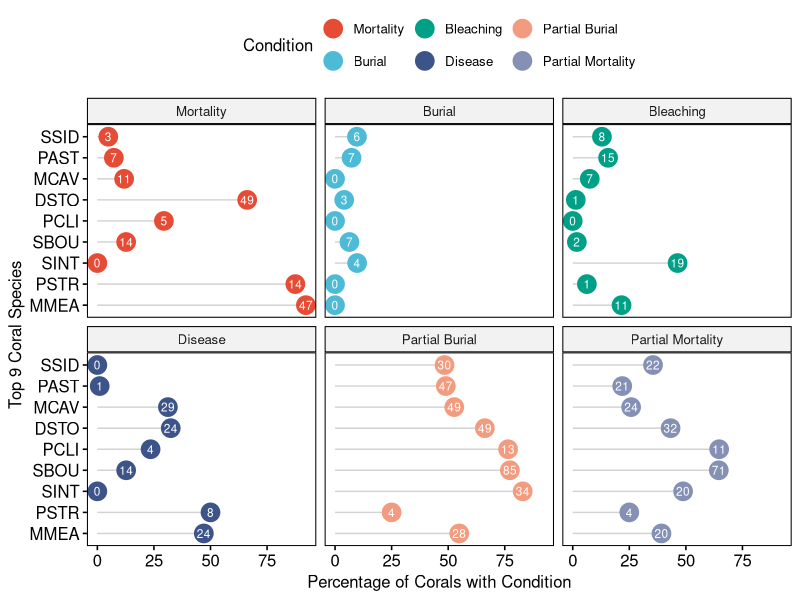
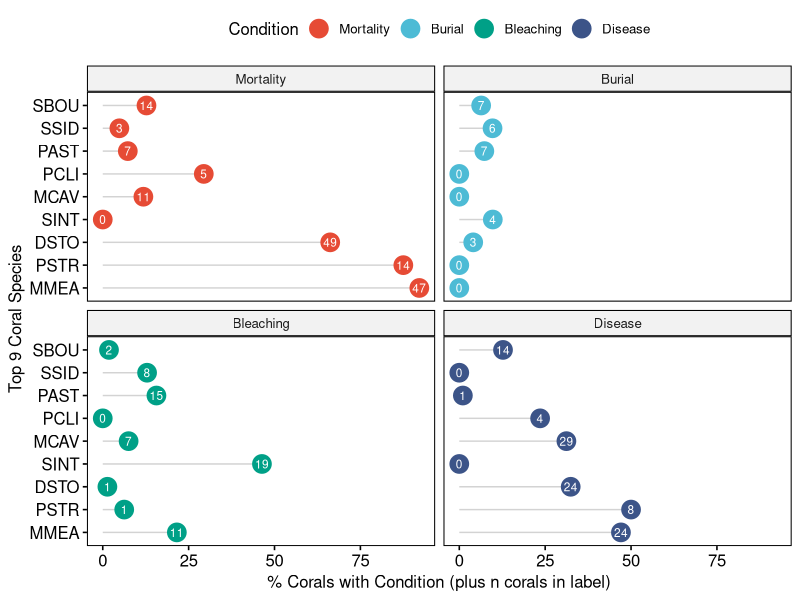
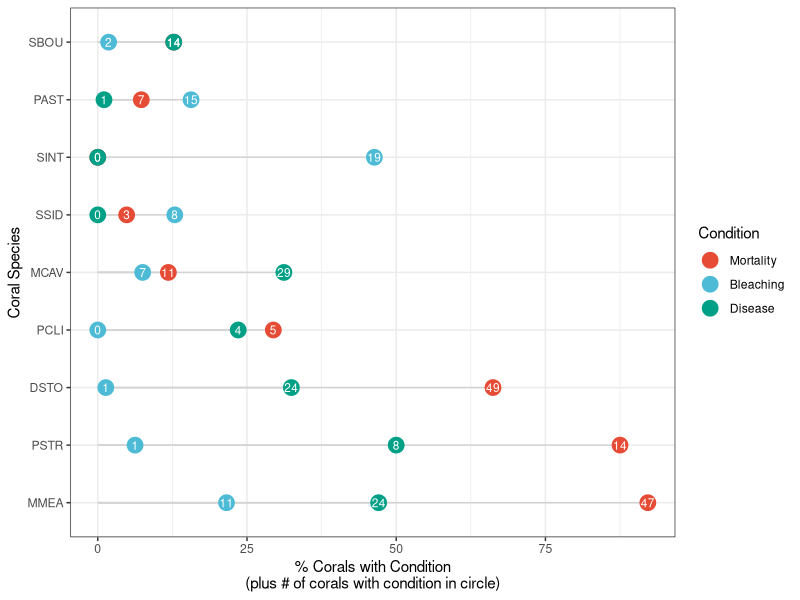
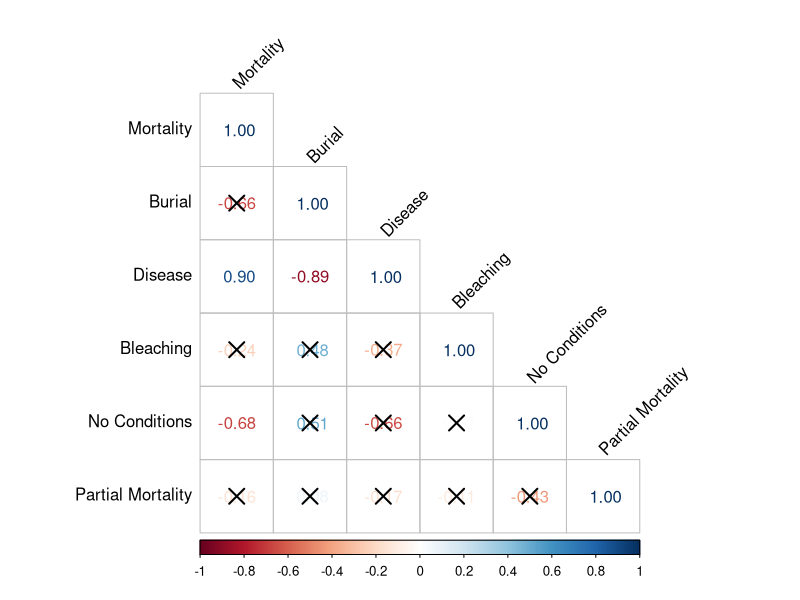

Generate these figures, in order, with R: (Note: this script raises an error after producing the figures.)
## ---- chunk 1
rm(list = ls())
knitr::opts_chunk$set(echo = TRUE, error = FALSE)
## ---- chunk 2
#Load Packages
library(knitr)
library(survival)
library(coda)
library(survminer)
library(dplyr)
library(ggplot2)
library(car)
library(tidyverse)
library(kableExtra)
library(ggpubr)
library(ggrepel)
library(patchwork)
library("ggsci")
library("gridExtra")
library(rstatix)
theme_bw()
## ---- chunk 3
#Load Data
df=read.csv("9sp_corr.csv") #time by months; excludes missing corals
df %>% mutate_if(is.character, factor) 
df$Species <- factor(df$Species, levels = c("MMEA", "DSTR", "DSTO", "DCLI", "MCAV", "SSID", "SINT", "PAST", "SBOU"))

#Recode Factors
df$Condition<-recode_factor(df$Condition, "Normal"="No Conditions")
df$Condition<-recode_factor(df$Condition, "Buried"="Burial")
df$Species<-recode_factor(df$Species, "DCLI"="PCLI")
df$Species<-recode_factor(df$Species, "DSTR"="PSTR")

df$Condition <- factor(df$Condition, levels = c("Mortality", "Burial", "Bleaching", "Disease", "Partial Burial", "Partial Mortality", "No Conditions"))
## ---- chunk 4
df %>% filter(Condition %in% c("Bleaching","Disease","Burial", "Partial Burial","Partial Mortality","Mortality")) %>%
  mutate(prop = Value/Total.Individuals*100) %>%
  ggdotchart(x="Species", y = "prop",
             color = "Condition",
             rotate = TRUE,
             add = "segments",
             dot.size = 6,
             label = "Value",
             repel = FALSE,
             xlab = "Top 9 Coral Species",
             ylab = "Percentage of Corals with Condition",
             font.label = list(color = "white", size = 9, vjust = 0.5),
             facet.by = "Condition",
             palette = get_palette("npg", 6)
             )
## ---- chunk 5
Figure_7=df %>% filter(Condition %in% c("Bleaching","Disease","Burial","Mortality")) %>%
  mutate(prop = Value/Total.Individuals*100) %>%
  ggdotchart(x="Species", y = "prop",
             color = "Condition",
             rotate = TRUE,
             add = "segments",
             dot.size = 6,
             label = "Value",
             repel = FALSE,
             xlab = "Top 9 Coral Species",
             ylab = "% Corals with Condition (plus n corals in label)",
             font.label = list(color = "white", size = 9, vjust = 0.5),
             facet.by = "Condition",
             palette = get_palette("npg", 4))
Figure_7

#Save as JPG
ggsave("Figure_7.jpg", plot=Figure_7, width = 7, height = 5)
## ---- chunk 6
sp_cond_dot <- df %>% filter(Condition %in% c("Bleaching","Disease","Buried","Mortality")) %>%
  mutate(prop = Value/Total.Individuals*100) %>%
  ggdotchart(x="Species", y = "prop",
             color = "Condition",
             rotate = TRUE,
             add = "segments",
             dot.size = 5,
             label = "Value",
             repel = FALSE,
             xlab = "Coral Species",
             sorting = c("none"),
             ylab = "% Corals with Condition\n (plus # of corals with condition in circle) ",
             font.label = list(color = "white", size = 9, vjust = 0.5),
             palette = get_palette("npg", 4),
             order = c("MMEA", "PSTR", "DSTO", "PCLI", "MCAV", "SSID", "SINT", "PAST", "SBOU")
             ) + theme_bw()
sp_cond_dot
ggsave("species_condition_dotchart.jpeg")
## ---- chunk 7
library(reshape2)
df_w <- dcast(df, Species ~ Condition, value.var="Percentage")
df_w
## ---- chunk 8
#Select 
df_corr <- df_w %>% dplyr::select(Mortality, Burial, Disease, Bleaching, "No Conditions", "Partial Mortality")
res <- cor(df_corr)
round(res,2)
## ---- chunk 9
library(Hmisc)
cor.mat <- rcorr(as.matrix(df_corr))
cor.mat
cor3<- cor_plot(cor.mat,
  method = "number",
  type = "lower",
  significant.level = 0.05,
  insignificant = "cross"
)

cor3
ggsave("Figure_8.jpg", plot=cor3, width = 7, height = 5)
## ---- chunk 10
#Select 
df_corr2 <- df_w %>% dplyr::select(Mortality, Burial, Disease, Bleaching)
res <- cor(df_corr2)
round(res,2)
## ---- chunk 11
library(Hmisc)
cor.mat2 <- rcorr(as.matrix(df_corr2))
cor.mat2
cor2 <- cor_plot(cor.mat2,
  method = "number",
  type = "lower",
  significant.level = 0.05,
  insignificant = "cross"
)

cor2

ggsave("Corr_Plot.jpg", plot=cor2, width = 7, height = 5)
## ---- chunk 12

## ---- chunk 13
mxd_scatter <- ggscatter(df_w, y = "Mortality", x = "Disease", color = "Mortality",
       add = "reg.line",
       conf.int = TRUE,
       label = "Species",
       repel = TRUE,
       add.params = list(color = "grey",
                         fill = "lightgray")
       ) + stat_cor() + theme_bw() + gradient_color(c("blue", "red"))
mxd_scatter
ggsave("Figure_9.jpg")
